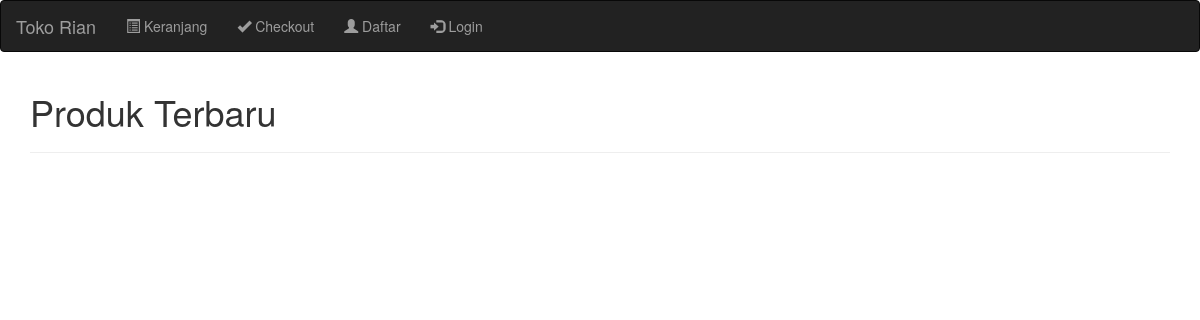
The app's page /, older data.
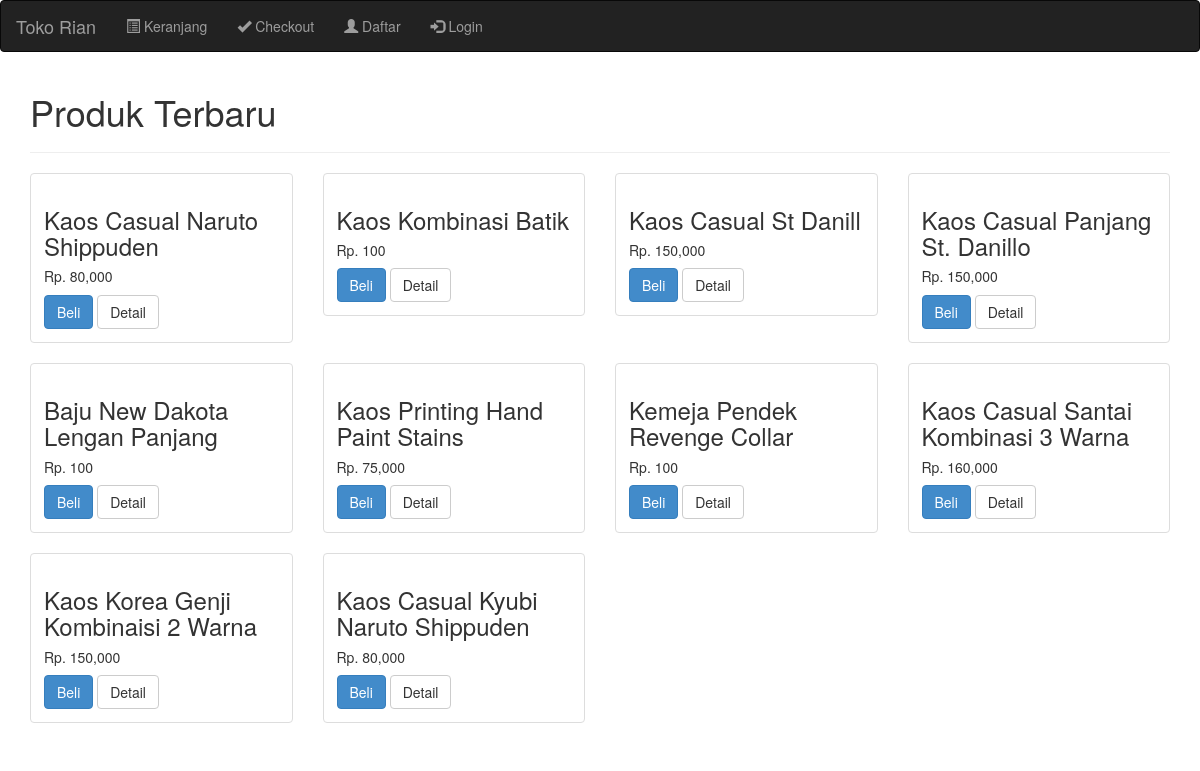
The same page, newer data.
### tables this page shows
CREATE TABLE IF NOT EXISTS `produk` (
  `id_produk` int(11) NOT NULL AUTO_INCREMENT,
  `nama_produk` varchar(100) NOT NULL,
  `harga_produk` int(11) NOT NULL,
  `berat_produk` int(11) NOT NULL,
  `foto_produk` varchar(100) NOT NULL,
  `deskripsi_produk` text NOT NULL,
  `stok_produk` int(11) NOT NULL,
  PRIMARY KEY (`id_produk`)
);

### index.php (the view, shortened to what this page needs)
<?php
 $koneksi = new mysqli("localhost","root","","db_tokorian");
 ?>
<!DOCTYPE html>
<html>
<head>
<link rel="stylesheet" href="admin/assets/css/bootstrap.css" />
</head>
<body>
<?php include 'menu.php'; ?>
<section class="konten">
<div class="container">
<h1>Produk Terbaru</h1>
<hr>
<div class="row">
	<?php $ambil= $koneksi->query("SELECT * FROM produk") ;?>
	<?php while($perproduk = $ambil->fetch_assoc()){ ?>
	<div class="col-md-3">
		<div class="thumbnail">
	<div class="caption">
	<h3><?php echo $perproduk['nama_produk']; ?></h3>
	<h5>Rp. <?php echo number_format ($perproduk['harga_produk']) ; ?></h5>
	<a href="beli.php?id=<?php echo $perproduk['id_produk'];?>" class="btn btn-primary">Beli</a>
	<a href="detail.php?id=<?php echo $perproduk['id_produk'];?>" class="btn btn-default">Detail</a>
				</div>
			</div>
		</div>
		<?php } ?>
	</div>
</div>
</section>
</body>
</html>

### menu.php
<nav class="navbar navbar-inverse">
  <div class="container-fluid">
    <div class="navbar-header">
      <a class="navbar-brand" href="index.php">Toko Rian</a>
    </div>
    <ul class="nav navbar-nav navbar-left">
      <li><a href="keranjang.php"><span class="glyphicon glyphicon-list-alt"></span> Keranjang</a></li>
	    <li><a href="checkout.php"><span class="glyphicon glyphicon-ok"></span> Checkout</a></li>
	  <?php if(isset($_SESSION['pelanggan'])): ?>
	  <li><a href="riwayat.php">Riwayat Belanja</a></li>
      <li><a href="logout.php"><span class="glyphicon glyphicon-log-in"></span> Logout</a></li>
	  <?php else: ?>
      <li><a href="daftar.php"><span class="glyphicon glyphicon-user"></span> Daftar</a></li>
      <li><a href="login.php"><span class="glyphicon glyphicon-log-in"></span> Login</a></li>
	  <?php endif ?>
    </ul>
  </div>
</nav>

Row changes from the older to the newer data that the page shows:
added produk: nama_produk "Kaos Casual Naruto Shippuden", harga_produk "80,000"
added produk: nama_produk "Kaos Kombinasi Batik", harga_produk "100"
added produk: nama_produk "Kaos Casual St Danill", harga_produk "150,000"
added produk: nama_produk "Kaos Casual Panjang St. Danillo", harga_produk "150,000"
added produk: nama_produk "Baju New Dakota Lengan Panjang", harga_produk "100"
added produk: nama_produk "Kaos Printing Hand Paint Stains", harga_produk "75,000"
added produk: nama_produk "Kemeja Pendek Revenge Collar", harga_produk "100"
added produk: nama_produk "Kaos Casual Santai Kombinasi 3 Warna", harga_produk "160,000"
added produk: nama_produk "Kaos Korea Genji Kombinaisi 2 Warna", harga_produk "150,000"
added produk: nama_produk "Kaos Casual Kyubi Naruto Shippuden", harga_produk "80,000"
